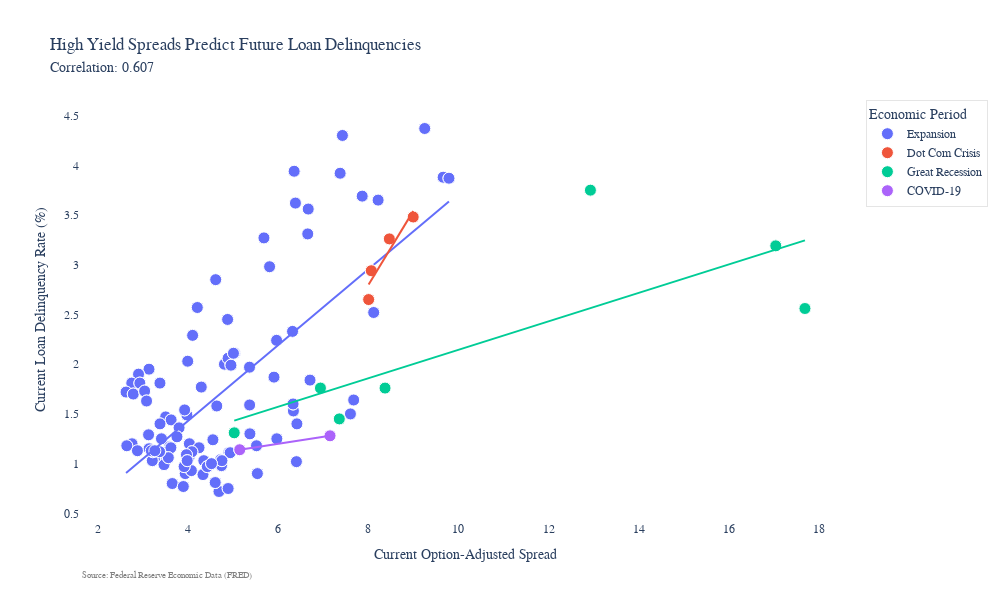
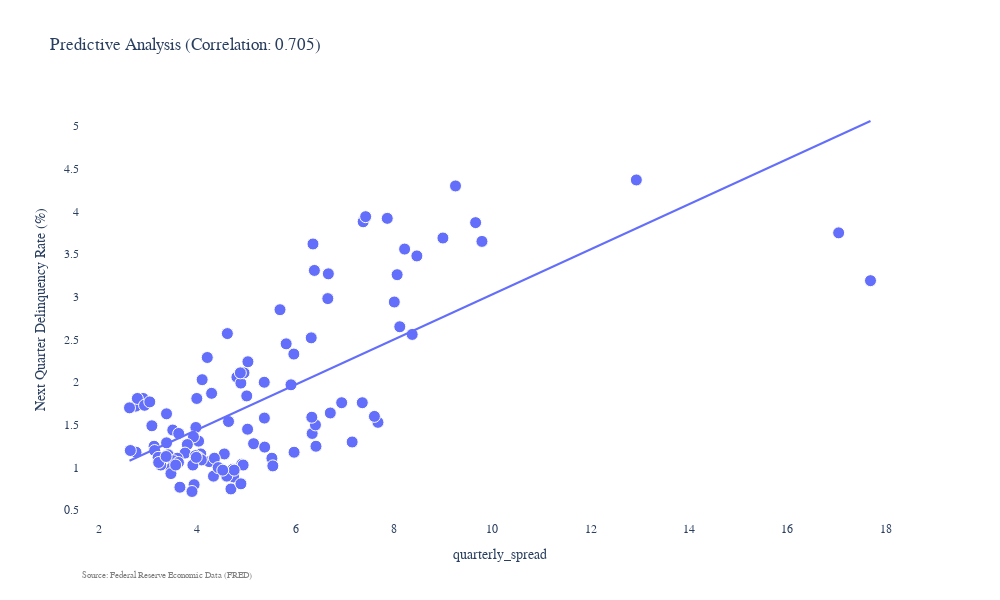

Write notebook code for charts like these, in order.
### Code cell
# Do all analysis and get plots
# Add this before calling fred_visualize
display(df.head())


current_plot, predictive_plot = fred_visualize(df)

# Show results
current_plot.show()
predictive_plot.show()

### Figure 1 — Plotly figure (JSON) as saved in the notebook; plotly's stock layout.template omitted (floating-point values rounded to 4 significant figures; data arrays with more than 128 entries replaced by an {"elided": "..."} marker saying what was removed)
{"data": [{"hovertemplate": "Economic Period=Expansion<br>Current Option-Adjusted Spread=%{x}<br>Current Loan Delinquency Rate (%)=%{y}<extra></extra>", "legendgroup": "Expansion", "marker": {"color": "#636efa", "line": {"color": "white", "width": 1}, "size": 12, "symbol": "circle"}, "mode": "markers", "name": "Expansion", "orientation": "v", "showlegend": true, "type": "scatter", "x": {"elided": "196 float values"}, "xaxis": "x", "y": {"elided": "196 float values"}, "yaxis": "y"}, {"hovertemplate": "<b>OLS trendline</b><br>delinquency_rate_loans = 0.380837 * quarterly_spread + -0.0928359<br>R<sup>2</sup>=0.456254<br><br>Economic Period=Expansion<br>Current Option-Adjusted Spread=%{x}<br>Current Loan Delinquency Rate (%)=%{y} <b>(trend)</b><extra></extra>", "legendgroup": "Expansion", "marker": {"color": "#636efa", "symbol": "circle"}, "mode": "lines", "name": "Expansion", "showlegend": false, "type": "scatter", "x": {"elided": "196 float values"}, "xaxis": "x", "y": {"elided": "196 float values"}, "yaxis": "y"}, {"hovertemplate": "Economic Period=Dot Com Crisis<br>Current Option-Adjusted Spread=%{x}<br>Current Loan Delinquency Rate (%)=%{y}<extra></extra>", "legendgroup": "Dot Com Crisis", "marker": {"color": "#EF553B", "line": {"color": "white", "width": 1}, "size": 12, "symbol": "circle"}, "mode": "markers", "name": "Dot Com Crisis", "orientation": "v", "showlegend": true, "type": "scatter", "x": [8.006, 8.006, 8.064, 8.064, 8.465, 8.465, 8.995, 8.995], "xaxis": "x", "y": [2.65, 2.65, 2.94, 2.94, 3.26, 3.26, 3.48, 3.48], "yaxis": "y"}, {"hovertemplate": "<b>OLS trendline</b><br>delinquency_rate_loans = 0.745824 * quarterly_spread + -3.1694<br>R<sup>2</sup>=0.876534<br><br>Economic Period=Dot Com Crisis<br>Current Option-Adjusted Spread=%{x}<br>Current Loan Delinquency Rate (%)=%{y} <b>(trend)</b><extra></extra>", "legendgroup": "Dot Com Crisis", "marker": {"color": "#EF553B", "symbol": "circle"}, "mode": "lines", "name": "Dot Com Crisis", "showlegend": false, "type": "scatter", "x": [8.006, 8.006, 8.064, 8.064, 8.465, 8.465, 8.995, 8.995], "xaxis": "x", "y": [2.802, 2.802, 2.845, 2.845, 3.144, 3.144, 3.539, 3.539], "yaxis": "y"}, {"hovertemplate": "Economic Period=Great Recession<br>Current Option-Adjusted Spread=%{x}<br>Current Loan Delinquency Rate (%)=%{y}<extra></extra>", "legendgroup": "Great Recession", "marker": {"color": "#00cc96", "line": {"color": "white", "width": 1}, "size": 12, "symbol": "circle"}, "mode": "markers", "name": "Great Recession", "orientation": "v", "showlegend": true, "type": "scatter", "x": [5.022, 5.022, 7.355, 7.355, 6.936, 6.936, 8.37, 8.37, 17.69, 17.69, 17.04, 17.04, 12.93, 12.93], "xaxis": "x", "y": [1.31, 1.31, 1.45, 1.45, 1.76, 1.76, 1.76, 1.76, 2.56, 2.56, 3.19, 3.19, 3.75, 3.75], "yaxis": "y"}, {"hovertemplate": "<b>OLS trendline</b><br>delinquency_rate_loans = 0.143051 * quarterly_spread + 0.71452<br>R<sup>2</sup>=0.614252<br><br>Economic Period=Great Recession<br>Current Option-Adjusted Spread=%{x}<br>Current Loan Delinquency Rate (%)=%{y} <b>(trend)</b><extra></extra>", "legendgroup": "Great Recession", "marker": {"color": "#00cc96", "symbol": "circle"}, "mode": "lines", "name": "Great Recession", "showlegend": false, "type": "scatter", "x": [5.022, 5.022, 6.936, 6.936, 7.355, 7.355, 8.37, 8.37, 12.93, 12.93, 17.04, 17.04, 17.69, 17.69], "xaxis": "x", "y": [1.433, 1.433, 1.707, 1.707, 1.767, 1.767, 1.912, 1.912, 2.564, 2.564, 3.153, 3.153, 3.245, 3.245], "yaxis": "y"}, {"hovertemplate": "Economic Period=COVID-19<br>Current Option-Adjusted Spread=%{x}<br>Current Loan Delinquency Rate (%)=%{y}<extra></extra>", "legendgroup": "COVID-19", "marker": {"color": "#ab63fa", "line": {"color": "white", "width": 1}, "size": 12, "symbol": "circle"}, "mode": "markers", "name": "COVID-19", "orientation": "v", "showlegend": true, "type": "scatter", "x": [5.144, 5.144, 7.149, 7.149], "xaxis": "x", "y": [1.14, 1.14, 1.28, 1.28], "yaxis": "y"}, {"hovertemplate": "<b>OLS trendline</b><br>delinquency_rate_loans = 0.0698388 * quarterly_spread + 0.780728<br>R<sup>2</sup>=1.000000<br><br>Economic Period=COVID-19<br>Current Option-Adjusted Spread=%{x}<br>Current Loan Delinquency Rate (%)=%{y} <b>(trend)</b><extra></extra>", "legendgroup": "COVID-19", "marker": {"color": "#ab63fa", "symbol": "circle"}, "mode": "lines", "name": "COVID-19", "showlegend": false, "type": "scatter", "x": [5.144, 5.144, 7.149, 7.149], "xaxis": "x", "y": [1.14, 1.14, 1.28, 1.28], "yaxis": "y"}], "layout": {"annotations": [{"font": {"color": "gray", "size": 9}, "showarrow": false, "text": "Source: Federal Reserve Economic Data (FRED)", "x": 0, "xref": "paper", "y": -0.15, "yref": "paper"}], "font": {"family": "Arial", "size": 12}, "height": 600, "legend": {"bgcolor": "rgba(255, 255, 255, 0.9)", "bordercolor": "#E5E5E5", "borderwidth": 1, "title": {"text": "Economic Period"}, "tracegroupgap": 0}, "paper_bgcolor": "white", "plot_bgcolor": "white", "title": {"text": "High Yield Spreads Predict Future Loan Delinquencies<br><span style=\"font-size: 14px\">Correlation: 0.607</span>"}, "width": 1000, "xaxis": {"anchor": "y", "domain": [0, 1], "title": {"text": "Current Option-Adjusted Spread"}}, "yaxis": {"anchor": "x", "domain": [0, 1], "title": {"text": "Current Loan Delinquency Rate (%)"}}}}

### Figure 2 — Plotly figure (JSON) as saved in the notebook; plotly's stock layout.template omitted (floating-point values rounded to 4 significant figures; data arrays with more than 128 entries replaced by an {"elided": "..."} marker saying what was removed)
{"data": [{"hovertemplate": "quarterly_spread=%{x}<br>Next Quarter Delinquency Rate (%)=%{y}<extra></extra>", "legendgroup": "", "marker": {"color": "#636efa", "line": {"color": "white", "width": 1}, "size": 12, "symbol": "circle"}, "mode": "markers", "name": "", "orientation": "v", "showlegend": false, "type": "scatter", "x": {"elided": "222 float values"}, "xaxis": "x", "y": {"elided": "222 float values"}, "yaxis": "y"}, {"hovertemplate": "<b>OLS trendline</b><br>next_quarter_delinquency = 0.264115 * quarterly_spread + 0.388131<br>R<sup>2</sup>=0.496444<br><br>quarterly_spread=%{x}<br>Next Quarter Delinquency Rate (%)=%{y} <b>(trend)</b><extra></extra>", "legendgroup": "", "marker": {"color": "#636efa", "symbol": "circle"}, "mode": "lines", "name": "", "showlegend": false, "type": "scatter", "x": [2.62, 2.637, 2.747, 2.753, 2.781, 2.897, 2.927, 3.033, 3.076, 3.12, 3.132, 3.203, 3.214, 3.257, 3.365, 3.373, 3.374, 3.407, 3.463, 3.465, 3.5, 3.509, 3.559, 3.592, 3.616, 3.621, 3.646, 3.75, 3.798, 3.891, 3.909, 3.921, 3.934, 3.961, 3.971, 3.978, 3.989, 4.022, 4.026, 4.071, 4.082, 4.098, 4.202, 4.24, 4.29, 4.328, 4.347, 4.424, 4.517, 4.549, 4.6, 4.611, 4.635, 4.683, 4.723, 4.739, 4.749, 4.805, 4.875, 4.885, 4.887, 4.904, 4.931, 4.949, 5.005, 5.022, 5.029, 5.144, 5.361, 5.364, 5.37, 5.517, 5.536, 5.682, 5.807, 5.905, 5.963, 5.968, 6.316, 6.328, 6.336, 6.352, 6.381, 6.402, 6.413, 6.654, 6.665, 6.704, 6.936, 7.149, 7.355, 7.373, 7.423, 7.602, 7.674, 7.863, 8.006, 8.064, 8.118, 8.216, 8.37, 8.465, 8.995, 9.251, 9.66, 9.789, 12.93, 17.04, 17.69], "xaxis": "x", "y": [1.08, 1.085, 1.114, 1.115, 1.123, 1.153, 1.161, 1.189, 1.2, 1.212, 1.215, 1.234, 1.237, 1.248, 1.277, 1.279, 1.279, 1.288, 1.303, 1.303, 1.313, 1.315, 1.328, 1.337, 1.343, 1.344, 1.351, 1.379, 1.391, 1.416, 1.421, 1.424, 1.427, 1.434, 1.437, 1.439, 1.442, 1.45, 1.451, 1.463, 1.466, 1.47, 1.498, 1.508, 1.521, 1.531, 1.536, 1.557, 1.581, 1.589, 1.603, 1.606, 1.612, 1.625, 1.636, 1.64, 1.642, 1.657, 1.676, 1.678, 1.679, 1.683, 1.691, 1.695, 1.71, 1.715, 1.716, 1.747, 1.804, 1.805, 1.806, 1.845, 1.85, 1.889, 1.922, 1.948, 1.963, 1.964, 2.056, 2.06, 2.061, 2.066, 2.073, 2.079, 2.082, 2.146, 2.148, 2.159, 2.22, 2.276, 2.331, 2.335, 2.349, 2.396, 2.415, 2.465, 2.503, 2.518, 2.532, 2.558, 2.599, 2.624, 2.764, 2.831, 2.939, 2.973, 3.803, 4.89, 5.061], "yaxis": "y"}], "layout": {"annotations": [{"font": {"color": "gray", "size": 9}, "showarrow": false, "text": "Source: Federal Reserve Economic Data (FRED)", "x": 0, "xref": "paper", "y": -0.15, "yref": "paper"}], "font": {"family": "Arial", "size": 12}, "height": 600, "legend": {"bgcolor": "rgba(255, 255, 255, 0.9)", "bordercolor": "#E5E5E5", "borderwidth": 1, "tracegroupgap": 0}, "paper_bgcolor": "white", "plot_bgcolor": "white", "title": {"text": "Predictive Analysis (Correlation: 0.705)"}, "width": 1000, "xaxis": {"anchor": "y", "domain": [0, 1], "title": {"text": "quarterly_spread"}}, "yaxis": {"anchor": "x", "domain": [0, 1], "title": {"text": "Next Quarter Delinquency Rate (%)"}}}}
